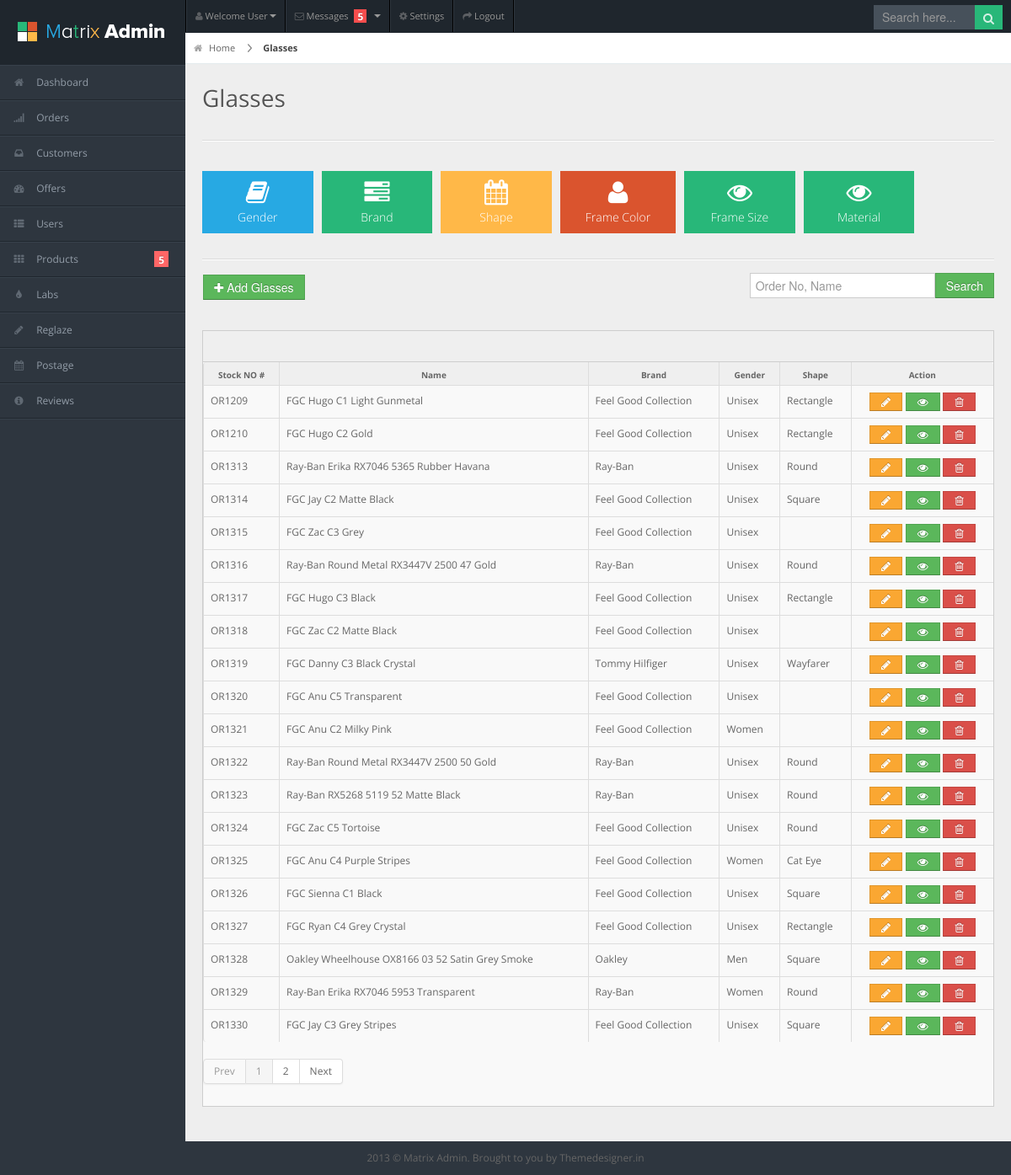
/admin/glasses.php, run on the app's committed database.
### tables this page shows
CREATE TABLE `product` (
  `id` int(11) NOT NULL,
  `order_number` varchar(225) DEFAULT NULL,
  `image` varchar(225) DEFAULT NULL,
  `name` varchar(225) DEFAULT NULL,
  `Price` double DEFAULT NULL,
  `Sale_Price` varchar(225) DEFAULT NULL,
  `Quantity` int(11) DEFAULT NULL,
  `Power_Range` varchar(225) DEFAULT NULL,
  `Base_Curve` varchar(225) DEFAULT NULL,
  `Diameter` varchar(225) DEFAULT NULL,
  `Lens_Material` varchar(225) DEFAULT NULL,
  `Water_Content` varchar(225) DEFAULT NULL,
  `Oxygen_Permeability` varchar(225) DEFAULT NULL,
  `Customer_Reviews` int(11) DEFAULT NULL,
  `Product_Qty_Description` varchar(200) DEFAULT NULL,
  `product_lense_description` int(11) DEFAULT NULL,
  `Pack` int(11) NOT NULL,
  `Product_Description` int(11) DEFAULT NULL,
  `Product_Detail_Advice` int(11) DEFAULT NULL,
  `Further_Optical_Advice` int(11) DEFAULT NULL,
  `Brands_of_Contact_Lenses` int(11) DEFAULT NULL,
  `Types_of_Contact_Lenses` int(11) DEFAULT NULL,
  `Shop_by_Manufacturer` int(11) DEFAULT NULL,
  `Types_of_Solutions` int(11) DEFAULT NULL,
  `Popular_Solutions` int(11) DEFAULT NULL,
  `Eye_Care` int(11) DEFAULT NULL,
  `Popular_Eye_Care` int(11) DEFAULT NULL,
  `Wearing_Type` int(11) DEFAULT NULL,
  `Optician_Brands` int(11) DEFAULT NULL,
  `Colours` int(11) DEFAULT NULL,
  `Gender` int(11) DEFAULT NULL,
  `Brand` int(11) DEFAULT NULL,
  `Shape` int(11) DEFAULT NULL,
  `Frame_Color` int(11) DEFAULT NULL,
  `LENS_SIZE` int(11) DEFAULT NULL,
  `LENS_COLOUR` int(11) DEFAULT NULL,
  `Frame_Size` int(11) DEFAULT NULL,
  `Material` int(11) DEFAULT NULL,
  `fm_height` int(11) NOT NULL,
  `fm_lense_width` int(11) NOT NULL,
  `fm_lense_bt_width` int(11) NOT NULL,
  `fm_stick_width` int(11) NOT NULL,
  `fm_width` int(11) NOT NULL,
  `active` int(11) DEFAULT NULL,
  `created_at` timestamp NOT NULL DEFAULT current_timestamp() ON UPDATE current_timestamp(),
  `updated_at` timestamp NOT NULL DEFAULT current_timestamp()
);

CREATE TABLE `brand` (
  `id` int(11) NOT NULL,
  `Product_id` int(24) DEFAULT NULL,
  `Brand` varchar(225) DEFAULT NULL,
  `Type` varchar(225) DEFAULT NULL,
  `active` int(11) DEFAULT NULL,
  `created_at` timestamp NOT NULL DEFAULT current_timestamp() ON UPDATE current_timestamp(),
  `updated_at` timestamp NOT NULL DEFAULT '0000-00-00 00:00:00',
  `image_link` varchar(225) DEFAULT NULL
);

CREATE TABLE `gender` (
  `id` int(11) NOT NULL,
  `Product_id` int(24) DEFAULT NULL,
  `Gender` varchar(225) DEFAULT NULL,
  `Type` varchar(225) DEFAULT NULL,
  `active` int(11) DEFAULT NULL,
  `created_at` timestamp NOT NULL DEFAULT current_timestamp() ON UPDATE current_timestamp(),
  `updated_at` timestamp NOT NULL DEFAULT '0000-00-00 00:00:00'
);

CREATE TABLE `shape` (
  `id` int(11) NOT NULL,
  `Product_id` int(24) DEFAULT NULL,
  `Shape` varchar(225) DEFAULT NULL,
  `image_link` varchar(255) DEFAULT NULL,
  `Type` varchar(225) DEFAULT NULL,
  `active` int(11) DEFAULT NULL,
  `created_at` timestamp NOT NULL DEFAULT current_timestamp() ON UPDATE current_timestamp(),
  `updated_at` timestamp NOT NULL DEFAULT '0000-00-00 00:00:00'
);

### admin/glasses.php (the view, shortened to what this page needs)
<?php include('Connection2.php'); ?>
<!DOCTYPE html>
<html lang="en">
<head>
<link rel="stylesheet" href="css/bootstrap.min.css" />
<link rel="stylesheet" href="css/bootstrap-responsive.min.css" />
<link rel="stylesheet" href="css/uniform.css" />
<link rel="stylesheet" href="css/select2.css" />
<link rel="stylesheet" href="css/matrix-style.css" />
<link rel="stylesheet" href="css/matrix-media.css" />
<link href="font-awesome/css/font-awesome.css" rel="stylesheet" />
</head>
<body>
<div id="header">
  <h1><a href="dashboard.html">Matrix Admin</a></h1>
</div>
<div id="user-nav" class="navbar navbar-inverse">
  <ul class="nav">
    <li  class="dropdown" id="profile-messages" ><a title="" href="#" data-toggle="dropdown" data-target="#profile-messages" class="dropdown-toggle"><i class="icon icon-user"></i>  <span class="text">Welcome User</span><b class="caret"></b></a>
    </li>
    <li class="dropdown" id="menu-messages"><a href="#" data-toggle="dropdown" data-target="#menu-messages" class="dropdown-toggle"><i class="icon icon-envelope"></i> <span class="text">Messages</span> <span class="label label-important">5</span> <b class="caret"></b></a>
    </li>
    <li class=""><a title="" href="#"><i class="icon icon-cog"></i> <span class="text">Settings</span></a></li>
    <li class=""><a title="" href="login.html"><i class="icon icon-share-alt"></i> <span class="text">Logout</span></a></li>
  </ul>
</div>
<div id="search">
  <input type="text" placeholder="Search here..."/>
  <button type="submit" class="tip-bottom" title="Search"><i class="icon-search icon-white"></i></button>
</div>
<?php include 'dashboard_aside.php' ?>
<div id="content">
  <div id="content-header">
    <div id="breadcrumb"> <a href="#" title="Go to Home" class="tip-bottom"><i class="icon-home"></i> Home</a> <a href="#" class="current">Glasses</a> </div>
    <h1>Glasses</h1>
  </div>
  <div class="container-fluid">
    <hr>
	<div class="row-fluid">
		 <div class="span12">
			 <ul class="quick-actions">
              <li class="bg_lb"> <a href="gender1.php"> <i class="icon-book"></i> Gender </a> </li>
              <li class="bg_lg"> <a href="brand1.php"> <i class="icon-tasks"></i> Brand</a> </li>
              <li class="bg_ly"> <a href="shape1.php"> <i class="icon-calendar"></i> Shape </a> </li>
              <li class="bg_lo"> <a href="frame_color1.php"> <i class="icon-user"></i> Frame Color</a> </li>
			  <li class="bg_lg"> <a href="frame_size1.php"> <i class="icon-eye-open"></i> Frame Size</a> </li>
			  <li class="bg_lg"> <a href="material1.php"> <i class="icon-eye-open"></i> Material</a> </li>
            </ul>
		</div>
	</div>
	  <hr>
	  <div class="row-fluid">
		 <div class="span6">
			  <button onClick="window.location.href='product_add4.php?product=contact_lense'" class="btn btn-success add-sglasses-btn"><i class="icon-plus"></i> Add Glasses</button><br><br>
		</div>
		  <div class="span6">
			  <form action="" method="post">
			  <button name="search_btn4" type="submit" class="btn btn-success search-sglasses-btn">Search</button>
			 <input type="text" name="search_text"  class="contact_lense_search" placeholder="Order No, Name" />
			  </form>
		</div>
	  </div>
    <div class="row-fluid">
      <div class="span12">
        <div class="widget-box">
          <div class="widget-title">
          </div>
          <div class="widget-content nopadding">
            <table class="table table-bordered table-striped">
              <thead>
                <tr>
                  <th>Stock NO #</th>
                  <th>Name</th>
                  <th>Brand</th>
                  <th>Gender</th>
				  <th>Shape</th>
                  <th>Action</th>
                </tr>
              </thead>
              <tbody>
				 <?php
				if (isset($_GET['pageno'])) {
					$pageno = $_GET['pageno'];
				} else {
					$pageno = 1;
				}
				$no_of_records_per_page = 20;
				$offset = ($pageno-1) * $no_of_records_per_page;
				$total_pages_sql = "SELECT COUNT(*) FROM product where Brand!=0 AND Lens_Colour=0";
			$result = mysqli_query($conn,$total_pages_sql);
			$total_rows = mysqli_fetch_array($result)[0];
			$total_pages = ceil($total_rows / $no_of_records_per_page);
				if(isset($_GET['search'])) {
				$my_search = $_GET['search'];
				$fetch_query = mysqli_query($conn,"SELECT * FROM product  where name LIKE '%$my_search%' OR order_number LIKE '%$my_search%' AND Brand!=0 AND Lens_Colour=0 AND active=1");
				}
				else {
				$fetch_query = mysqli_query($conn,"SELECT * FROM product where Brand!=0 AND Lens_Colour=0 AND active=1 LIMIT $offset, $no_of_records_per_page");
				}
				while($row=mysqli_fetch_array($fetch_query,MYSQLI_ASSOC)) {
					?>
                <tr class="odd gradeX">
                  <td><?php echo $row['order_number']; ?></td>
                  <td><?php echo $row['name']; ?></td>
                  <td><?php
					$temp_brand_id = $row['Brand'];
					$fetch_query1 = mysqli_query($conn,"SELECT * FROM brand where id=$temp_brand_id AND Type='Glasses' AND active=1");
					while($row1=mysqli_fetch_array($fetch_query1,MYSQLI_ASSOC)) {
						echo $row1['Brand'];
					}
				  ?></td>
                  <td class="center"> <?php
					$temp_brand_id = $row['Gender'];
					$fetch_query1 = mysqli_query($conn,"SELECT * FROM gender where id=$temp_brand_id AND Type='Glasses' AND active=1");
					while($row1=mysqli_fetch_array($fetch_query1,MYSQLI_ASSOC)) {
						echo $row1['Gender'];
					}
				  ?></td>
				  <td class="center"> <?php
					$temp_brand_id = $row['Shape'];
					$fetch_query1 = mysqli_query($conn,"SELECT * FROM shape where id=$temp_brand_id AND Type='Glasses' AND active=1");
					while($row1=mysqli_fetch_array($fetch_query1,MYSQLI_ASSOC)) {
						echo $row1['Shape'];
					}
				  ?></td>
                  <td class="center">
					  <center>
					<button class="btn btn-mini btn-warning add-sglasses-action-btn" onclick="window.location.href='product_edit4.php?product_id=<?php echo $row['id']; ?>'">&nbsp;&nbsp;<i class="icon-pencil"></i> &nbsp;</button>
					<button class="btn btn-mini btn-success add-sglasses-action-btn" onclick="window.location.href='product_view4.php?product_id=<?php echo $row['id']; ?>'">&nbsp;&nbsp;<i class="icon-eye-open"></i> &nbsp;</button>
					<button class="btn btn-mini btn-danger add-sglasses-action-btn" onclick="window.location.href='glasses.php?delete_glasses_product=<?php echo $row['id']; ?>'">&nbsp;&nbsp;<i class="icon-trash"></i> &nbsp;</button>
						  </center>
				  </td>
                </tr>
                <?php } ?>
              </tbody>
            </table>
			  <?php if(isset($_GET['search'])) {} else { ?>
			  <div class="pagination">
              <ul>
                <li class="<?php if($pageno <= 1){ echo 'disabled'; } ?>"><a href="<?php if($pageno <= 1){ echo '#'; } else { echo "?pageno=".($pageno - 1); } ?>" >Prev</a></li>
				<?php for($t=1;$t<=$total_pages;$t++) {
				if($t == $pageno) {
				?>
                <li class="active"> <a href="?pageno=<?php echo $t; ?>"><?php echo $t; ?></a> </li>
				<?php
				} else { ?>
				<li class=""> <a href="?pageno=<?php echo $t; ?>"><?php echo $t; ?></a> </li>
					<?php
					}
				} ?>
                <li class="<?php if($pageno >= $total_pages){ echo 'disabled'; } ?>"><a href="<?php if($pageno >= $total_pages){ echo '#'; } else { echo "?pageno=".($pageno + 1); } ?>">Next</a></li>
              </ul>
            </div>
			  <?php } ?>
          </div>
        </div>
      </div>
    </div>
  </div>
</div>
<div class="row-fluid">
  <div id="footer" class="span12"> 2013 &copy; Matrix Admin. Brought to you by <a href="http://themedesigner.in">Themedesigner.in</a> </div>
</div>
</body>
</html>

### admin/css/matrix-media.css (style rules this page uses)
body { background:#2E363F; }
#header { background-color: #1f262d; margin-top:10px; }
#search input[type=text], #search button { background-color: #28b779; }
#search input[type=text] { background-color: #47515b; color: #fff; }

### data on the page
product: order_number "OR1209", name "FGC Hugo C1 Light Gunmetal"
brand: Brand "Feel Good Collection"
gender: Gender "Unisex"
shape: Shape "Rectangle"
product: order_number "OR1210", name "FGC Hugo C2 Gold"
product: order_number "OR1313", name "Ray-Ban Erika RX7046 5365 Rubber Havana"
brand: Brand "Ray-Ban"
shape: Shape "Round"
product: order_number "OR1314", name "FGC Jay C2 Matte Black"
shape: Shape "Square"
product: order_number "OR1315", name "FGC Zac C3 Grey"
product: order_number "OR1316", name "Ray-Ban Round Metal RX3447V 2500 47 Gold"
product: order_number "OR1317", name "FGC Hugo C3 Black"
product: order_number "OR1318", name "FGC Zac C2 Matte Black"
product: order_number "OR1319", name "FGC Danny C3 Black Crystal"
brand: Brand "Tommy Hilfiger"
shape: Shape "Wayfarer"
product: order_number "OR1320", name "FGC Anu C5 Transparent"
product: order_number "OR1321", name "FGC Anu C2 Milky Pink"
gender: Gender "Women"
product: order_number "OR1322", name "Ray-Ban Round Metal RX3447V 2500 50 Gold"
product: order_number "OR1323", name "Ray-Ban RX5268 5119 52 Matte Black"
product: order_number "OR1324", name "FGC Zac C5 Tortoise"
product: order_number "OR1325", name "FGC Anu C4 Purple Stripes"
shape: Shape "Cat Eye"
product: order_number "OR1326", name "FGC Sienna C1 Black"
product: order_number "OR1327", name "FGC Ryan C4 Grey Crystal"
product: order_number "OR1328", name "Oakley Wheelhouse OX8166 03 52 Satin Grey Smoke"
brand: Brand "Oakley"
gender: Gender "Men"
product: order_number "OR1329", name "Ray-Ban Erika RX7046 5953 Transparent"
product: order_number "OR1330", name "FGC Jay C3 Grey Stripes"
